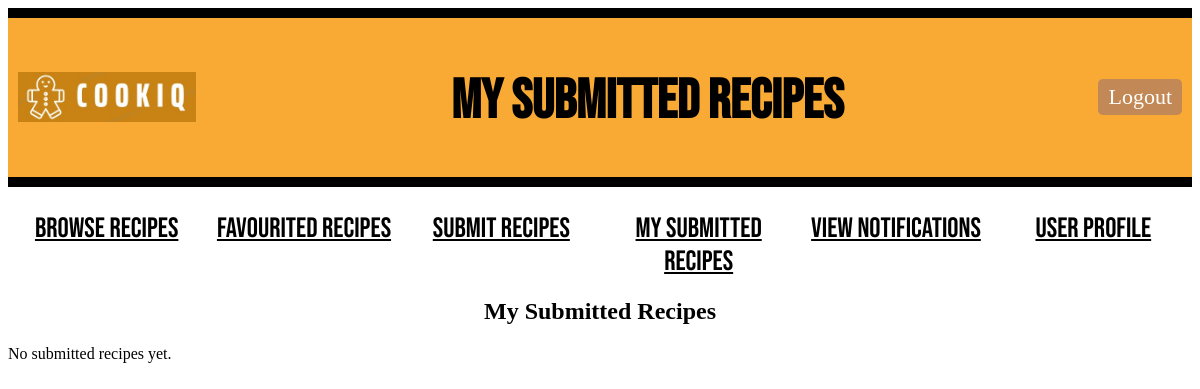
The app's page /user/13/submitted_recipes (signed in), older data.
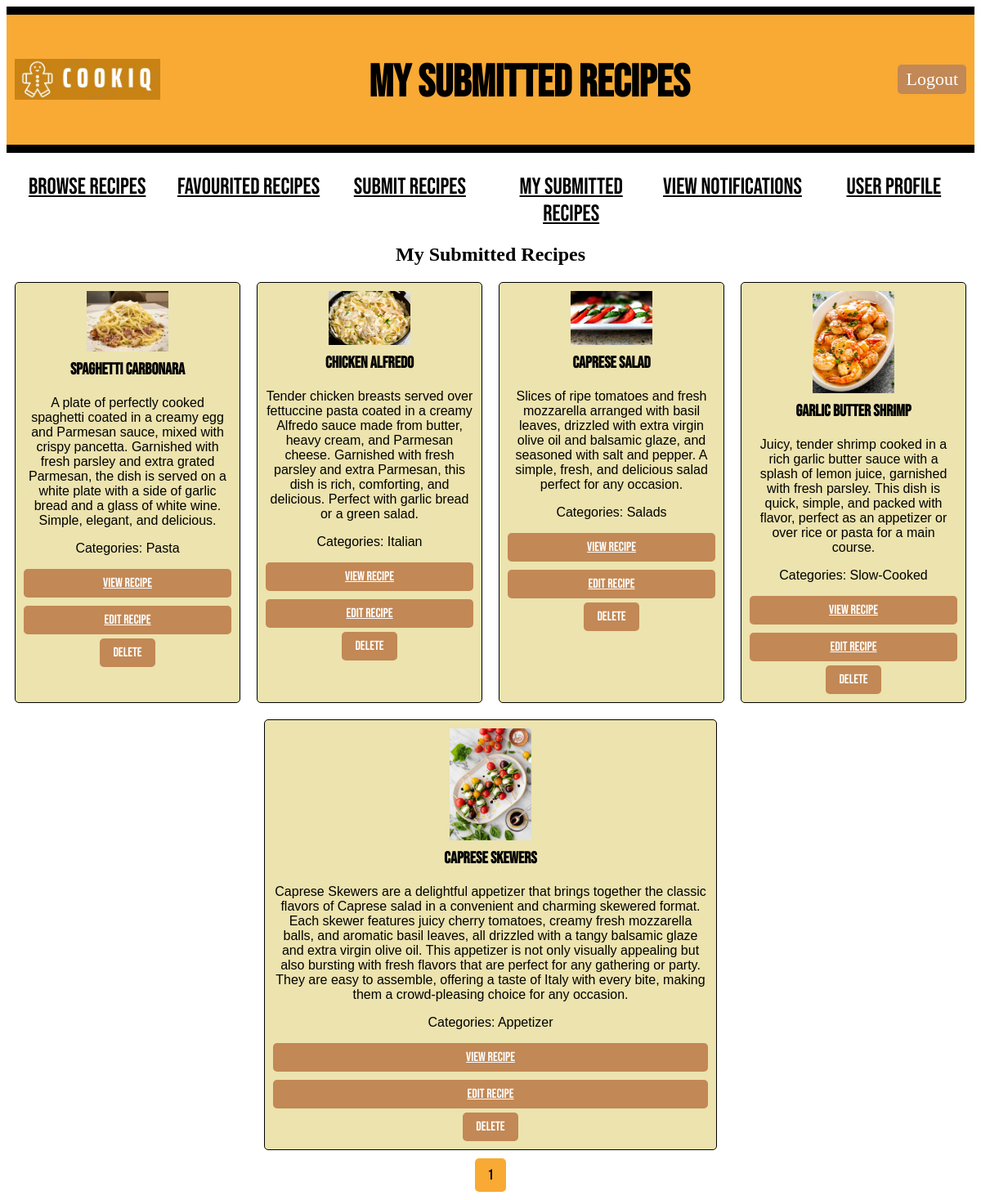
The same page, newer data.
### models.py (models this page shows, shortened)
class Recipe(db.Model):
    id = db.Column(db.Integer, primary_key=True)
    recipe_name = db.Column(db.String(100), nullable=False)
    description = db.Column(db.Text, nullable=False)
    ingredients = db.Column(db.Text, nullable=False)
    steps = db.Column(db.Text, nullable=False)
    difficulty = db.Column(db.Integer, nullable=False)
    time_required = db.Column(db.Integer, nullable=False)
    serving_size = db.Column(db.Integer, nullable=False)
    submitted_at = db.Column(db.DateTime(timezone=True), default=lambda: datetime.now(timezone('Asia/Kuala_Lumpur')))
    approved = db.Column(db.Boolean, default=False)
    user_id = db.Column(db.Integer, db.ForeignKey('user.id', name='fk_recipe_user'), nullable=False)
    image_path = db.Column(db.String(255))  # Path to the image file
    submitted_by = db.Column(db.String(100), nullable=False)
    comments = db.relationship('Comment', backref='recipe', cascade="all, delete-orphan", lazy=True)
    reports = db.relationship('Report', back_populates='recipe', cascade="all, delete-orphan")
    categories = db.relationship('Category', secondary=recipe_category_association, backref=db.backref('recipes', lazy='dynamic'))

class Category(db.Model):
    id = db.Column(db.Integer, primary_key=True)
    name = db.Column(db.String(100), nullable=False, unique=True)
    group_id = db.Column(db.Integer, db.ForeignKey('category_group.id', name='fk_category_group'), nullable=True)

### main.py (the view)
@app.route("/user/<int:user_id>/submitted_recipes")
def submitted_recipes(user_id):
    if "user_id" not in session or session["user_id"] != user_id:
        return redirect(url_for("login"))
    user = User.query.get_or_404(user_id)
    page = request.args.get('page', 1, type=int)
    per_page = 20
    pagination = Recipe.query.filter_by(user_id=user_id,approved=True).paginate(page=page, per_page=per_page, error_out=False)
    recipes = pagination.items
    return render_template("submitted_recipes.html", user=user, recipes=recipes, pagination=pagination)

### templates/submitted_recipes.html (shortened to what this page needs)
<!DOCTYPE html>
<html>
<head>
    <link rel="stylesheet" type="text/css" href="{{ url_for('static', filename='style.css') }}">
</head>
<body>
    <div class="header">
        <div class="logo-container">
            <img style="height: 50px; padding-bottom: 30px;" src="{{ url_for('static', filename='Logo_CookiQ.jpeg') }}" alt="Logo_CookiQ">
        </div>
        <h1 class="title">My Submitted Recipes</h1>
        <a href="{{ url_for('logout') }}" class="LogOutButton">Logout</a>
    </div>
    {% include '_flashes.html' %}
    <div class="classification">
        <ul>
            <li><a href="{{ url_for('browse_recipes', user_id=user.id) }}" class="nav-button">Browse Recipes</a></li>
            <li><a href="{{ url_for('favouritedrecipe', user_id=user.id)}}" class="nav-button">Favourited Recipes</a></li>
            <li><a href="{{ url_for('recipesubmission', user_id=user.id) }}" class="nav-button">Submit Recipes</a></li>
            <li><a href="{{ url_for('submitted_recipes', user_id=user.id) }}" class="nav-button">My Submitted Recipes</a></li>
            <li><a href="{{ url_for('view_notifications', user_id=user.id) }}" class="nav-button">View Notifications</a></li>
            <li><a href="{{ url_for('user_profile', user_id=user.id) }}" class="nav-button">User Profile</a></li>
        </ul>
    </div>
    <div class="recipes">
        <h2 class="centertext">My Submitted Recipes</h2>
        {% if recipes %}
            {% for i in range(0, recipes|length, 4) %}
            <div class="recipe-row">
                {% for recipe in recipes[i:i+4] %}
                <div class="recipe-card">
                    <img src="/static/{{ recipe.image_path }}" alt="Recipe Image" style="max-width: 100px;">
                    <h3>{{ recipe.recipe_name }}</h3>
                    <p>{{ recipe.description }}</p>
                    <p>Categories:
                        {% for category in recipe.categories %}
                            {{ category.name }}{% if not loop.last %}, {% endif %}
                        {% endfor %}
                    </p>
                    <a href="{{ url_for('recipe', user_id=user.id, recipe_id=recipe.id, source='submitted_recipes') }}">View Recipe</a>
                    <a href="{{ url_for('edit_recipe', user_id=user.id, recipe_id=recipe.id) }}" class="edit_recipe">Edit Recipe</a>
                    <form action="{{ url_for('user_delete_recipe', user_id=user.id, recipe_id=recipe.id) }}" method="POST" style="display: inline;">
                        <button type="submit" class="delete-button" onclick="return confirm('Are you sure you want to delete this recipe?')">Delete</button>
                    </form>
                </div>
                {% endfor %}
            </div>
            {% endfor %}
        {% else %}
            <p>No submitted recipes yet.</p>
        {% endif %}
        </div>
        <div class="pagination">
            {% for number in pagination.iter_pages() %}
                {% if pagination.page != number %}
                    <span>
                        <a class='page-number' href="{{ url_for('submitted_recipes', user_id=user.id, page=number) }}">
                            {{ number }}
                        </a>
                    </span>
                {% else %}
                    <span class='current-page-number'>{{ number }}</span>
                {% endif %}
            {% endfor %}
        </div>
</body>
</html>

Row changes from the older to the newer data that the page shows:
added Recipe: shows a picture, recipe_name "Spaghetti Carbonara", description "A plate of perfectly cooked spaghetti coated in a creamy egg and Parmesan sauce, mixed with crispy pancetta. Garnished with fresh parsley and extra grated Parmesan, the dish is served on a white plate with a side of garlic bread and a glass of white wine. Simple, elegant, and delicious."
now on this page (row unchanged): Category: name "Pasta", shown under "Spaghetti Carbonara"
added Recipe: shows a picture, recipe_name "Chicken Alfredo", description "Tender chicken breasts served over fettuccine pasta coated in a creamy Alfredo sauce made from butter, heavy cream, and Parmesan cheese. Garnished with fresh parsley and extra Parmesan, this dish is rich, comforting, and delicious. Perfect with garlic bread or a green salad."
now on this page (row unchanged): Category: name "Italian", shown under "Chicken Alfredo"
added Recipe: shows a picture, recipe_name "Caprese Salad", description "Slices of ripe tomatoes and fresh mozzarella arranged with basil leaves, drizzled with extra virgin olive oil and balsamic glaze, and seasoned with salt and pepper. A simple, fresh, and delicious salad perfect for any occasion."
now on this page (row unchanged): Category: name "Salads", shown under "Caprese Salad"
added Recipe: shows a picture, recipe_name "Garlic Butter Shrimp", description "Juicy, tender shrimp cooked in a rich garlic butter sauce with a splash of lemon juice, garnished with fresh parsley. This dish is quick, simple, and packed with flavor, perfect as an appetizer or over rice or pasta for a main course."
now on this page (row unchanged): Category: name "Slow-Cooked", shown under "Garlic Butter Shrimp"
added Recipe: shows a picture, recipe_name "Caprese Skewers", description "Caprese Skewers are a delightful appetizer that brings together the classic flavors of Caprese salad in a convenient and charming skewered format. Each skewer features juicy cherry tomatoes, creamy fresh mozzarella balls, and aromatic basil leaves, all drizzled with a tangy balsamic glaze and extra virgin olive oil. This appetizer is not only visually appealing but also bursting with fresh flavors that are perfect for any gathering or party. They are easy to assemble, offering a taste of Italy with every bite, making them a crowd-pleasing choice for any occasion."
now on this page (row unchanged): Category: name "Appetizer", shown under "Caprese Skewers"
Text that changed along with them:
new list line: "1"
text no longer shown: "No submitted recipes yet."
